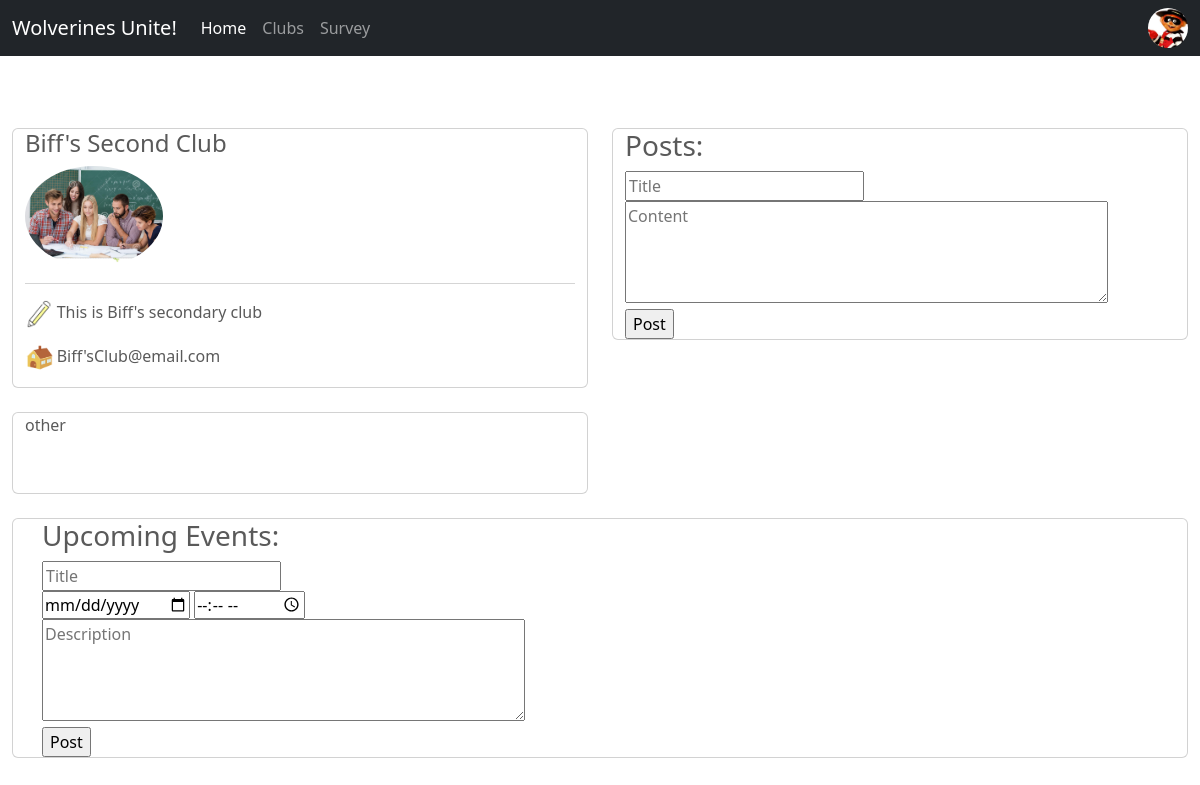
The app's page /club-profile-25 (signed in) with its own data.
### tables this page shows
CREATE TABLE `club_table` (
  `clubID` int(11) NOT NULL,
  `name` varchar(40) NOT NULL,
  `category` text NOT NULL,
  `bio` text NOT NULL,
  `contact` text NOT NULL,
  `clubPhoto` varchar(50) NOT NULL
);

### club-profile.php (the view, shortened to what this page needs)
<!doctype html>
<?php
if (isset($_SESSION['photo'])) {
	$photo = $_SESSION['photo'];
}
else {
	$photo = 'avatar-placeholder.png';
}
?>
<html lang="en">
  <?php
  include('header.php');
  ?>
<main>
<?php
	$club_id = $params['id'];
	$DATABASE_HOST = 'localhost';
	$DATABASE_USER = 'root';
	$DATABASE_PASS = '';
	$DATABASE_NAME = 'group6_db';
	$con = mysqli_connect($DATABASE_HOST, $DATABASE_USER, $DATABASE_PASS, $DATABASE_NAME);
	$stmt = $con->prepare('SELECT name, category, bio, contact, clubPhoto FROM club_table WHERE clubID = ?');
	$stmt->bind_param('i', $club_id);
	$stmt->execute();
	$stmt->bind_result($name, $category, $bio, $contact, $clubPhoto);
	$stmt = $con->prepare('SELECT * FROM membership_table WHERE clubID = ? && userID = ?');
	$stmt->bind_param('ii', $club_id, $_SESSION['id']);
	$stmt->execute();
	$stmt->store_result();
	if($stmt->num_rows > 0) {
		$stmt = $con->prepare('SELECT admin FROM membership_table WHERE clubID = ? && userID = ?');
	    $stmt->bind_param('ii', $club_id, $_SESSION['id']);
	    $stmt->execute();
		$admin = $stmt->get_result();
		$row = mysqli_fetch_array($admin);
		$isAdmin = $row['admin'];
	}
	else {
		$isMember = false;
		$isAdmin = 0;
	}
?>
<div class="container" style="max-width:1400px;margin-top:80px">
  <div class="row align-items-start">
    <div class="col">
      <div class="card">
        <div class="container">
         <h4 class="center"><?php echo $name; ?></h4>
         <p class="center circle"><img src= <?php echo "images/" . $clubPhoto; ?> style="border-radius:50%; width:25%; height:25%;" alt="Avatar"></p>
         <hr>
         <p><img src="images/pencil.png" style="width:5%; height:5%;" alt="pencil"> <?php echo $bio; ?></p>
         <p><img src="images/house.png" style="width:5%; height:5%;" alt="house"> <?php echo $contact; ?></p>
        </div>
      </div>
      <br>
      <div class="card">
        <div class="container">
          <p><?php echo $category; ?></p>
          <p>
            <span class="badge badge-primary">News</span>
            <span class="badge badge-secondary">W3Schools</span>
            <span class="badge badge-success">Bootstrap</span>
            <span class="badge badge-dark">Games</span>
          </p>
        </div>
      </div>
      <br>
    </div>
    <div class="col">
      <div class="row">
        <div class="col">
          <div class="card">
            <div class="container">
              <h3>Posts: </h3>
                <?php
					if($isAdmin) {
						echo '<form action="addPost.php?id='.$club_id.'" method="post" autocomplete="off" enctype="multipart/form-data">
								<input type="text" name="title" placeholder="Title" id="title">
								<br>
								<textarea id="content" name="content" placeholder="Content" rows="4" cols="50"></textarea>
								<br>
							<input type="submit" value="Post">
						</form>';
					}
				?>
            </div>
          </div>
        </div>
      </div>
    </div>
    <div class="col">
      <div class="card">
        <div class="container">
		  <h3>Upcoming Events:</h3>
			<?php
				if($isAdmin) {
					echo '<form action="addEvent.php?id='.$club_id.'" method="post" autocomplete="off" enctype="multipart/form-data">
								<input type="text" name="title" placeholder="Title" id="title">
								<br>
								<input type="date" name="date" placeholder="Date" id="date">
								<input type="time" name="time" placeholder="Time" id="time">
								<br>
								<textarea id="description" name="description" placeholder="Description" rows="4" cols="50"></textarea>
								<br>
							<input type="submit" value="Post">
						</form>';
				}
			?>
        </div>
      </div>
      <br>
    </div>
  </div>
</div>
  </body>
</html>

### slugify.php (shortened to what this page needs)
<?php
$rules = array(
    'clubs'   => "/clubs-(?'page'\d+)",
    'album'     => "/album/(?'album'[\w\-]+)",
    'club-profile'  => "/club-profile-(?'id'\d+)",
    'page'      => "/page/(?'page'about|contact)",
    'home'      => "/"
);
$uri = rtrim( dirname($_SERVER["SCRIPT_NAME"]), '/' );
$uri = '/' . trim( str_replace( $uri, '', $_SERVER['REQUEST_URI'] ), '/' );
$uri = urldecode( $uri );
foreach ( $rules as $action => $rule ) {
    if ( preg_match( '~^'.$rule.'$~i', $uri, $params ) ) {
		 include($action . '.php');
		 exit();
    }
}
?>

### header.php (shortened to what this page needs)
  <head>
<link href="assets/dist/css/bootstrap.min.css" rel="stylesheet">
    <link href="carousel.css" rel="stylesheet">
  </head>
  <body>
<header>
     <nav class="navbar navbar-expand-md navbar-dark fixed-top bg-dark">
    <div class="container-fluid">
      <a class="navbar-brand" href="#">Wolverines Unite!</a>
      <div class="collapse navbar-collapse" id="navbarCollapse">
        <ul class="navbar-nav me-auto mb-2 mb-md-0">
          <li class="nav-item">
            <a class="nav-link active" aria-current="page" href="index.php">Home</a>
          </li>
          <li class="nav-item">
            <a class="nav-link" href="clubs-1">Clubs</a>
          </li>
          <li class="nav-item">
            <a class="nav-link" href="survey.html">Survey</a>
          </li>
        </ul>
		<a class="nav-link profile" href="profile.php"><img <img src=<?php echo "images/" . $photo; ?>  width="8%" height="8%" style="border-radius:50%;height:40px;width:40px;"></a>
      </div>
    </div>
  </nav>
</header>

### carousel.css (style rules this page uses)
body { padding-top: 3rem; padding-bottom: 3rem; color: #5a5a5a; }

### header.php (style rules this page uses)
.profile { align-items: right; }

### records on screen
club_table: name "Biff's Second Club", clubPhoto (picture), bio "This is Biff's secondary club", contact "Biff'sClub@email.com", category "other"
